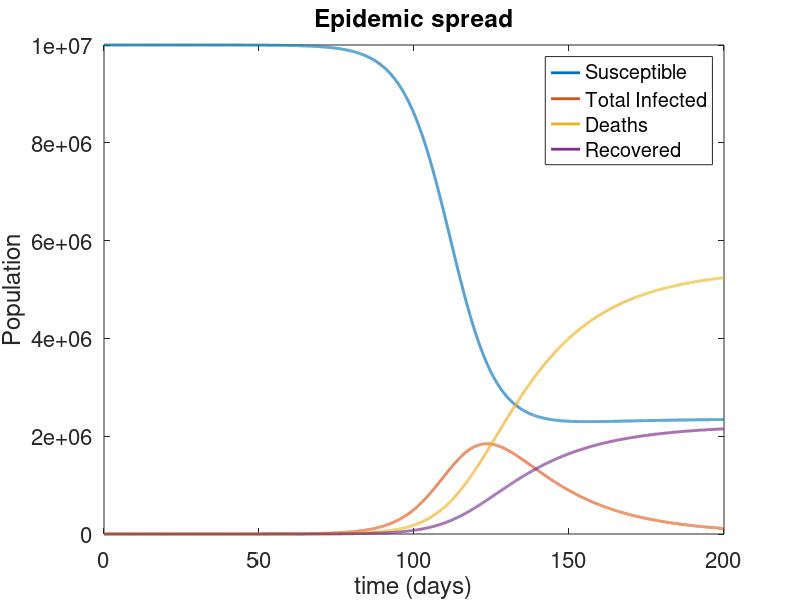

Source code (MATLAB):
clear 
close all

set(0,'DefaultAxesFontSize',16);

total_time=200;
dt=1e-2;
N= total_time/dt;

No=1e7 ; % total population

%params

k=10; % mean number of infection probable contacts
b=0.06; % prob that a contact leads to infect
q=0.1; % frac of Sus moving to quarantine[either expo or quarantined]
u=0.1; % frac of ret of non inf qua to susecpti
p=1/5; % frac exp to infec 

m=0.0975;   % rate of death
w=0.0625;   % fraction of Infectious undetected (or quarantined) who move to isolation
nu=0.04;    % rate of recovery

% susceptible
sus= zeros(N,1);
sus(1)= No-1;

% susceptible quarantined
sus_qua= zeros(N,1);

% exposed
expo= zeros(N,1);

% exposed quarantined
expo_qua= zeros(N,1);

% infectious undetected
inf_und= zeros(N,1);
inf_und(1)= 1;

% infectious quarantined
inf_qua= zeros(N,1);

% infectious detected and isolated
inf_det= zeros(N,1);

% dead
dead= zeros(N,1);

% recovered
reco= zeros(N,1);

time= zeros(N,1);

% loop over time
for i = 1:(N-1)
    SI = k*b*inf_und(i)*sus(i)/No;    
    
    sus(i+1)= sus(i) +dt*(-SI - q*k*(1-b)*inf_und(i)*sus(i)/No + u*sus_qua(i)) ;   

    sus_qua(i+1)= sus_qua(i) + dt*(q*k*(1-b)*inf_und(i)*sus(i)/No - u*sus_qua(i));

    expo(i+1)= expo(i) +dt*((1-q)*SI - p*expo(i)) ;

    expo_qua(i+1)= expo_qua(i) + dt*(q*SI- p*expo_qua(i));

    inf_und(i+1)= inf_und(i) +dt*(p*expo(i) - (m+w+nu)*inf_und(i)); 

    inf_qua(i+1)= inf_qua(i) +dt*(p*expo_qua(i) - (m+w+nu)*inf_qua(i));

    inf_det(i+1)= inf_det(i)+ dt*(w*(inf_qua(i) + inf_und(i)) - (m+nu)*inf_det(i));

    dead(i+1)= dead(i) + dt*(m*(inf_qua(i)+ inf_und(i) + inf_det(i)));
    
    reco(i+1)= reco(i) +dt*(nu*(inf_qua(i)+ inf_und(i) + inf_det(i)));

    time(i+1)= time(i) +dt;
end

plot(time,sus, 'LineWidth',2);
title('Epidemic spread');
xlabel('time (days)')
ylabel('Population')

hold on
plot(time,(expo+expo_qua+inf_und+inf_qua+inf_det),'LineWidth',2);

hold on
plot(time,dead, 'LineWidth',2);

hold on
plot(time,reco, 'LineWidth',2);
legend('Susceptible', 'Total Infected', 'Deaths', 'Recovered');
